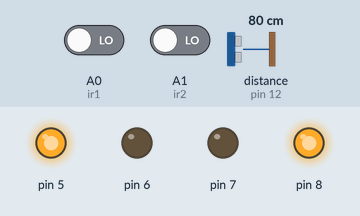
A sketch run on a simulated Arduino Uno, built with avr-gcc and run on an emulated ATmega328P. On the bench: output pins drawn as LEDs (lit = HIGH). Wiring (inferred from the names in the program): ultrasonic range finder: trigger pin 13; echo pin 12. Inputs (shaded band) come from the test bench; at power-on: distance to the obstacle (sensor on pin 12) 80 cm, A0 (ir1) LOW, A1 (ir2) LOW. The echo pulse lasts 58.3 µs per cm; pins used as bus, display or sensor lines are not drawn.

Above: at 1.2 s.
1.3 s: distance to the obstacle (sensor on pin 12) set to 23 cm
2.8 s: distance to the obstacle (sensor on pin 12) set to 19 cm
At 3.2 s:
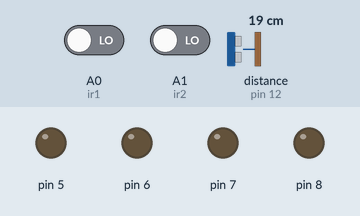
4.3 s: distance to the obstacle (sensor on pin 12) set to 35 cm
At 5.5 s:
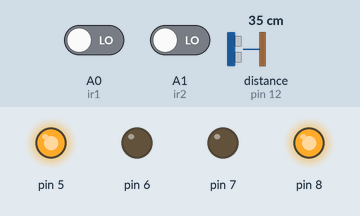
5.8 s: A0 (ir1) driven HIGH
At 6.7 s:
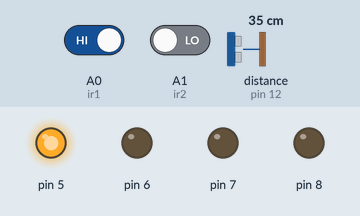
7.3 s: A0 (ir1) driven LOW
At 7.8 s:
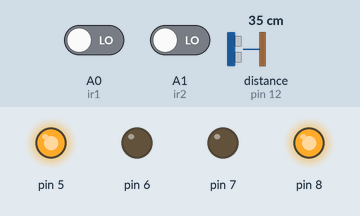
8.8 s: A1 (ir2) driven HIGH
At 10.2 s:
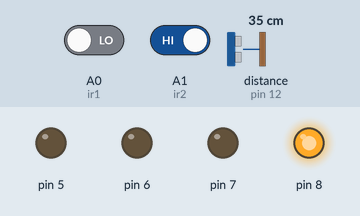
Timing chart, 0 to 11.3 s (numbered marks = the images above; inputs shaded):
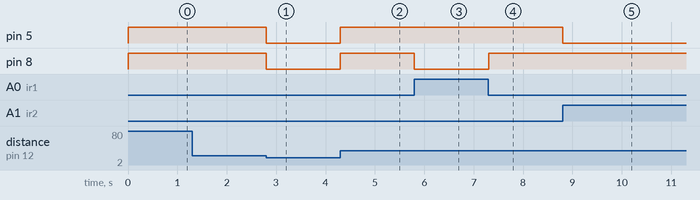

Measured:
- the behaviour switches between 21 and 20 cm on distance to the obstacle (sensor on pin 12) (found by bisection; images 0 and 1)
- after the input at 1.3 s, every drawn part: stays the same
- after the input at 2.8 s, pin 5, pin 8: HIGH → LOW at once
- after the input at 4.3 s, pin 5, pin 8: LOW → HIGH at once
- after the input at 5.8 s, pin 8: HIGH → LOW at once
- after the input at 7.3 s, pin 8: LOW → HIGH at once
- after the input at 8.8 s, pin 5: HIGH → LOW at once

The sketch:

main.ino
```cpp
int ir1 = A0;
int ir2 = A1;

int trigpin = 13;
int echopin = 12;
int l,r;

long duration;
int distance;

void setup(){
  pinMode(ir1, INPUT);
  pinMode(ir2, INPUT);

  pinMode(trigpin, OUTPUT);
  pinMode(echopin, INPUT);

  pinMode(5, OUTPUT);
  pinMode(6, OUTPUT);
  pinMode(7, OUTPUT);
  pinMode(8, OUTPUT);
}

void forward() {
digitalWrite(5, HIGH);
digitalWrite(6, LOW);
digitalWrite(7, LOW);
digitalWrite(8, HIGH);
}

void left() {
digitalWrite(5, HIGH);
digitalWrite(6, LOW);
digitalWrite(7, LOW);
digitalWrite(8, LOW);
}

void right() {
digitalWrite(5, LOW);
digitalWrite(6, LOW);
digitalWrite(7, LOW);
digitalWrite(8, HIGH);
}

 void backward() {
 digitalWrite(5, LOW);
 digitalWrite(6, HIGH);
 digitalWrite(7, HIGH);
 digitalWrite(8, LOW);
 }


void stop() {
digitalWrite(5, LOW);
digitalWrite(6, LOW);
digitalWrite(7, LOW);
digitalWrite(8, LOW);
}


void loop(){
  digitalWrite(trigpin, LOW);
  delayMicroseconds(2);
  digitalWrite(trigpin, HIGH);
  delayMicroseconds(10);
  digitalWrite(trigpin, LOW);

  duration = pulseIn(echopin, HIGH);
  distance = duration * 0.034 / 2;

    r=digitalRead(ir1);
    l=digitalRead(ir2);

  if (distance > 0 && distance < 20){
    stop();
  }
  else{

    if (l==1 && r==1)
    forward();
    if(r==1 && l==0)
    left();
    if(l==1 && r==0)
    right();
    if(l==0 && r==0) {
      forward();
    }
  }
}
```
